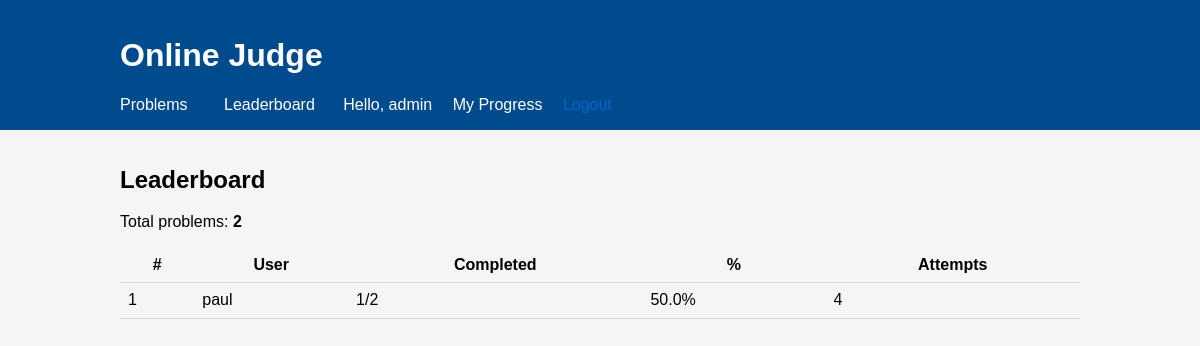
Page /leaderboard/ (signed in) on the committed database.
### judge/models.py (models this page shows)
class UserProblemStat(models.Model):
    user = models.ForeignKey(settings.AUTH_USER_MODEL, on_delete=models.CASCADE)
    problem = models.ForeignKey(Problem, on_delete=models.CASCADE)
    attempts = models.PositiveIntegerField(default=0)
    passed = models.BooleanField(default=False)
    first_accepted_at = models.DateTimeField(null=True, blank=True)
    last_submission_at = models.DateTimeField(null=True, blank=True)
    class Meta:
        unique_together = ('user', 'problem')

### judge/views.py (the view)
# urls.py: path('leaderboard/', views.leaderboard, name='leaderboard'),
def leaderboard(request):
    total = Problem.objects.count()
    rows = (
        UserProblemStat.objects
        .values('user_id', 'user__username')
        .annotate(
            completed=Count('problem', filter=Q(passed=True), distinct=True),
            attempts=Coalesce(Sum('attempts'), 0, output_field=IntegerField()),
        )
    )
    data = []
    for r in rows:
        percent = (r['completed'] * 100.0 / total) if total else 0.0
        data.append({
            'user_id': r['user_id'],
            'username': r['user__username'],
            'completed': r['completed'],
            'attempts': r['attempts'],
            'percent': percent,
        })
    data.sort(key=lambda d: (-d['percent'], d['attempts'], d['username'].lower()))
    return render(request, 'judge/leaderboard.html', {
        'leaders': data,
        'total_problems': total,
    })

### judge/templates/judge/leaderboard.html (shortened to what this page needs)
{% extends 'judge/base.html' %}
{% block content %}
<h2>Leaderboard</h2>
<p>Total problems: <strong>{{ total_problems }}</strong></p>
<table>
  <thead>
    <tr>
      <th>#</th>
      <th>User</th>
      <th>Completed</th>
      <th>%</th>
      <th>Attempts</th>
    </tr>
  </thead>
  <tbody>
    {% for row in leaders %}
      <tr>
        <td>{{ forloop.counter }}</td>
        <td>{{ row.username }}</td>
        <td>{{ row.completed }}/{{ total_problems }}</td>
        <td>{{ row.percent|floatformat:1 }}%</td>
        <td>{{ row.attempts }}</td>
      </tr>
    {% empty %}
      <tr><td colspan="5">No data yet.</td></tr>
    {% endfor %}
  </tbody>
</table>
{% endblock %}

### judge/templates/judge/base.html (shortened to what this page needs)
<!DOCTYPE html>
<html lang="en">
<head>
    <link rel="stylesheet" href="https://cdnjs.cloudflare.com/ajax/libs/normalize/8.0.1/normalize.min.css">
</head>
<body>
    <header>
        <div class="container">
            <h1><a href="{% url 'problem_list' %}" style="color: inherit; text-decoration: none;">Online Judge</a></h1>
            <nav>
                <a href="{% url 'problem_list' %}">Problems</a>
                <a href="{% url 'leaderboard' %}" style="margin-left:1rem;">Leaderboard</a>
                {% if user.is_authenticated %}
                    <span style="margin-left:.5rem;">Hello, {{ user.username }}</span>
                     <a href="{% url 'my_progress' %}" style="margin-left:1rem;">My Progress</a>
                    <form action="{% url 'logout' %}" method="post" style="display:inline;">
                    <button type="submit" style="background:none;border:none;color:#06c;cursor:pointer;padding:0;">
                        Logout
                    </button>
                    </form>
                {% else %}
                    <a href="{% url 'login' %}" style="margin-left:1rem;">Login</a>
                    <a href="{% url 'signup' %}" style="margin-left:.5rem;">Sign up</a>
                {% endif %}
            </nav>
        </div>
    </header>
    <main>
        <div class="container">
            {% block content %}{% endblock %}
        </div>
    </main>
</body>
</html>

### judge/templates/judge/base.html (style rules this page uses)
body { font-family: Arial, sans-serif; margin: 0; padding: 0; background-color: #f5f5f5; }
header { background-color: #004b8d; color: white; padding: 1rem; }
nav a { color: white; margin-right: 1rem; text-decoration: none; }
main { padding: 1rem; }
.container { max-width: 960px; margin: 0 auto; }
table { width: 100%; border-collapse: collapse; }
th, td { padding: 0.5rem; border-bottom: 1px solid #ddd; }

### rows in the picture
UserProblemStat: username "paul", completed "1", total_problems "2", percent "50.0", attempts "4"

### other values in the picture
{{ user.username }} "admin"
{{ total_problems }} "2"
